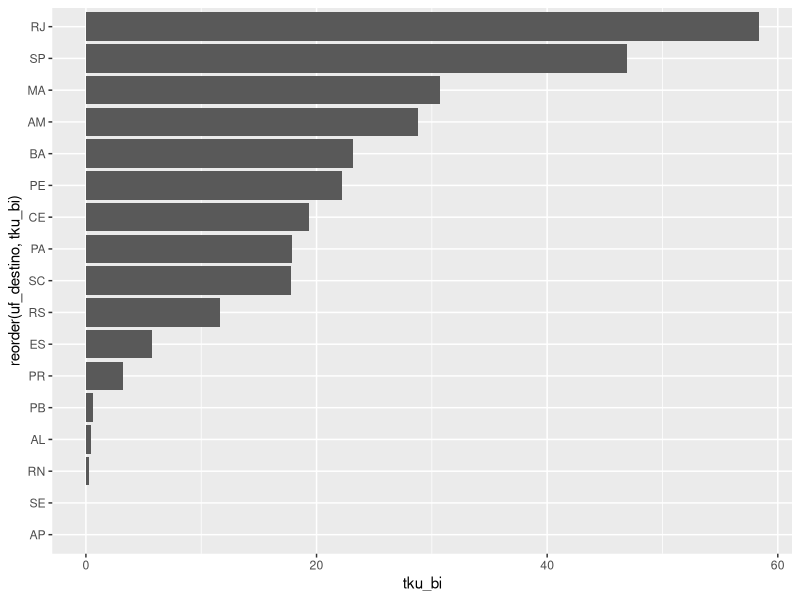
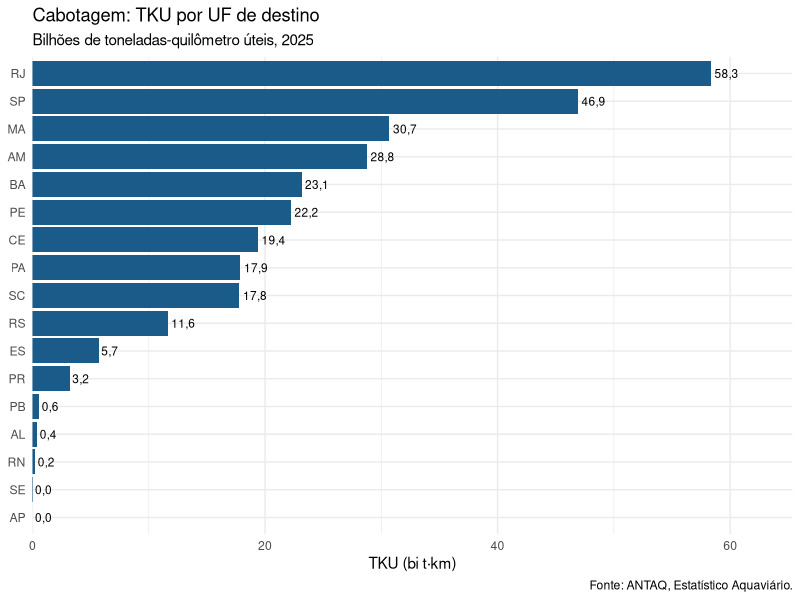
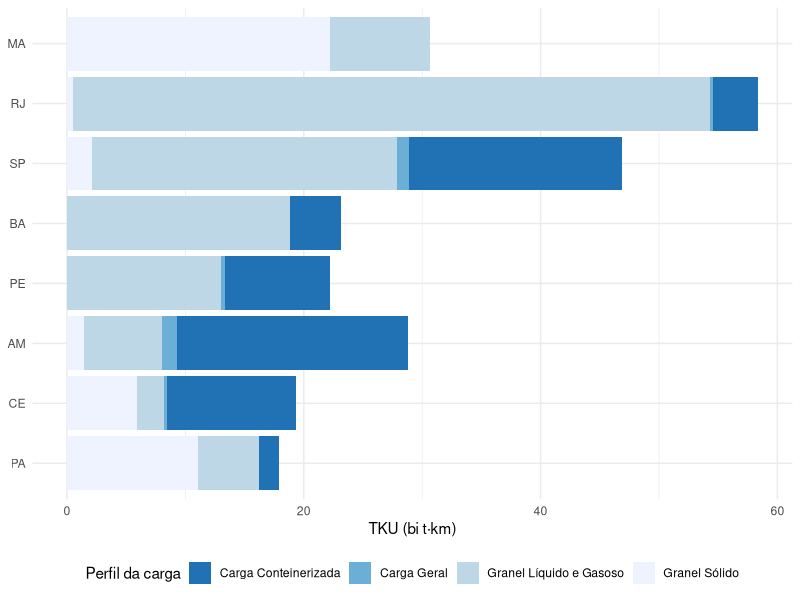
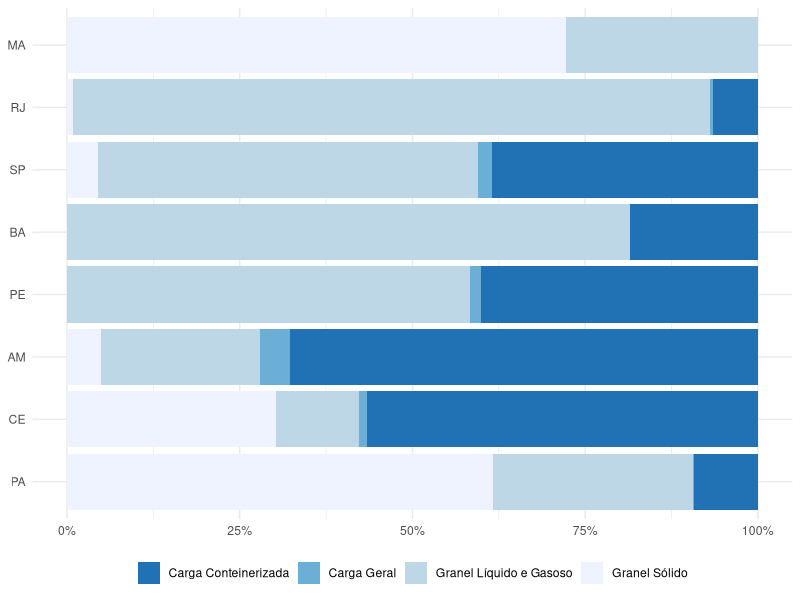
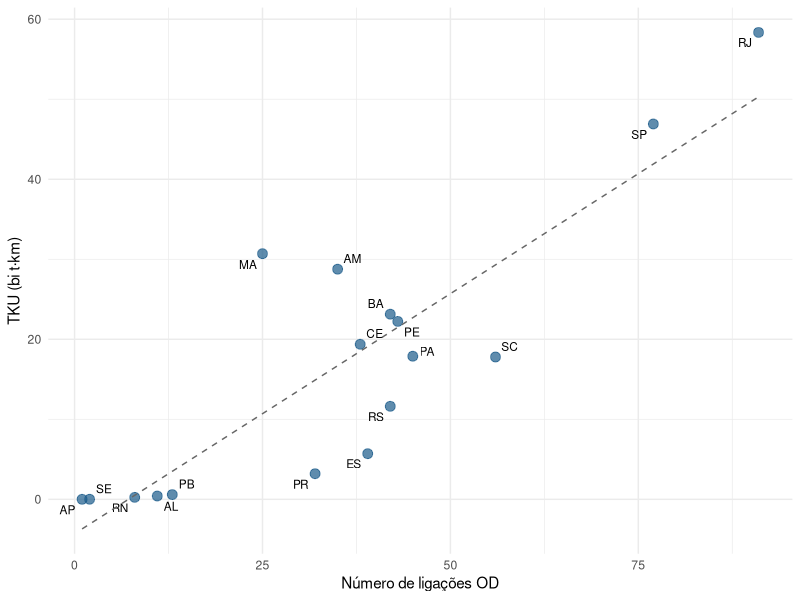
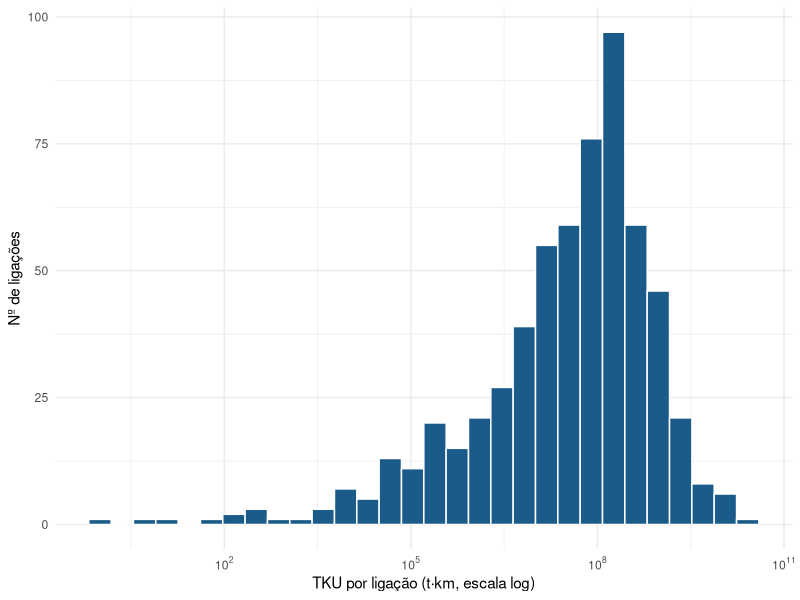
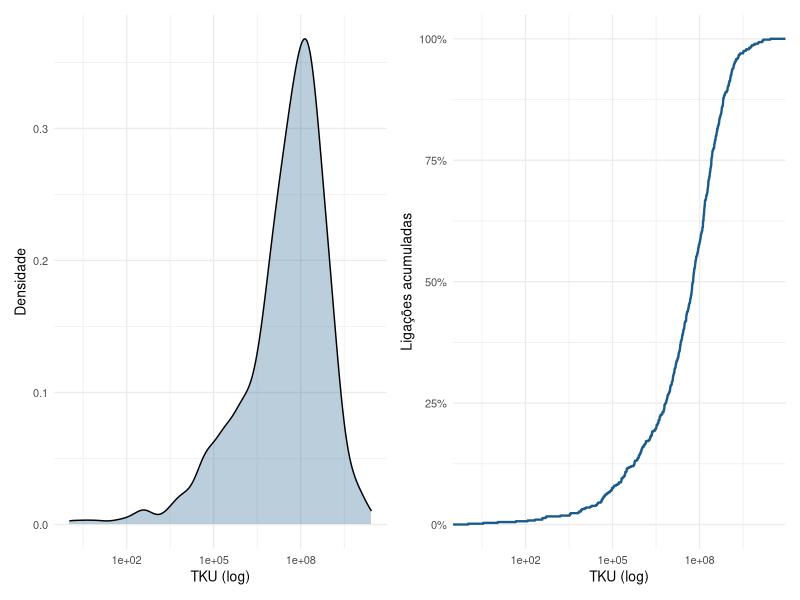
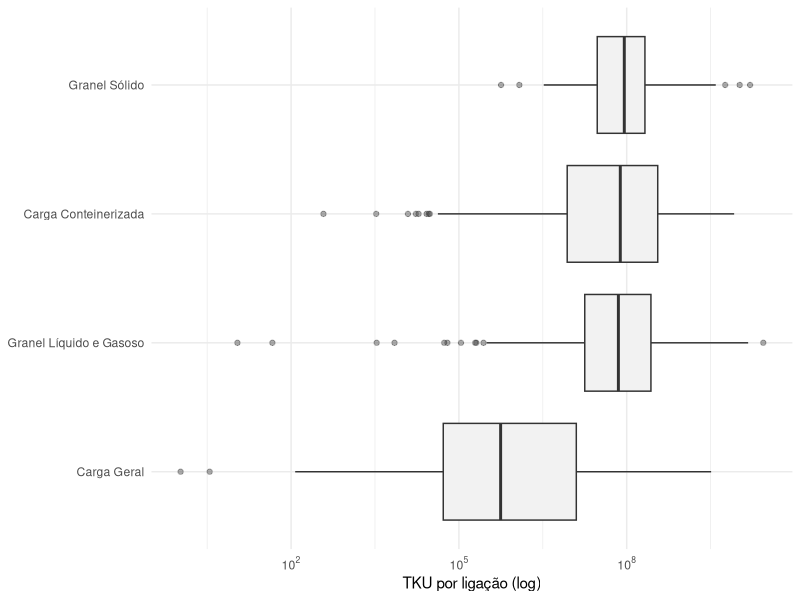

Write R code to recreate these figures, in order.
## ---- chunk 1
library(dplyr)
library(ggplot2)
library(scales)
library(stringr)
library(readxl)

colunas <- c("ano", "perfil", "sh2",
             "pais_origem", "uf_origem", "cidade_origem", "instalacao_origem",
             "pais_destino", "uf_destino", "cidade_destino", "instalacao_destino",
             "tku")

cabotagem <- readxl::read_excel("dados/cabotagem_tku_2025.xlsx", na = c("", "-"))
stopifnot(ncol(cabotagem) == length(colunas))
names(cabotagem) <- colunas

cabotagem <- cabotagem |>
  dplyr::mutate(dplyr::across(dplyr::where(is.character), str_squish)) |>
  dplyr::filter(tku > 0) |>
  dplyr::mutate(uf_origem  = stringr::str_to_upper(uf_origem),
         uf_destino = stringr::str_to_upper(uf_destino),
         tku_bi     = tku / 1e9)
## ---- chunk 2
#| label: fig-primeiro
#| fig-cap: "Estrutura mínima de um gráfico"
por_uf <- cabotagem |>
  dplyr::summarise(tku_bi = sum(tku_bi), .by = uf_destino) |>
  dplyr::arrange(dplyr::desc(tku_bi))

ggplot(por_uf, aes(x = tku_bi, y = reorder(uf_destino, tku_bi))) +
  geom_col()
## ---- chunk 3
#| label: fig-barras
#| fig-cap: "TKU de cabotagem por UF de destino (2025)"
ggplot(por_uf, aes(x = tku_bi, y = reorder(uf_destino, tku_bi))) +
  geom_col(fill = "#1a5b8a") +
  geom_text(aes(label = scales::number(tku_bi, accuracy = 0.1, decimal.mark = ",")),
            hjust = -0.15, size = 3) +
  scale_x_continuous(expand = expansion(mult = c(0, 0.12))) +
  labs(
    title = "Cabotagem: TKU por UF de destino",
    subtitle = "Bilhões de toneladas-quilômetro úteis, 2025",
    x = "TKU (bi t·km)", y = NULL,
    caption = "Fonte: ANTAQ, Estatístico Aquaviário."
  ) +
  theme_minimal(base_size = 11)
## ---- chunk 4
#| label: fig-barras-perfil
#| fig-cap: "Composição do TKU por perfil de carga"
por_perfil <- cabotagem |>
  dplyr::summarise(tku_bi = sum(tku_bi), .by = c(uf_destino, perfil)) |>
  dplyr::filter(uf_destino %in% por_uf$uf_destino[1:8])

ggplot(por_perfil, aes(x = tku_bi, y = reorder(uf_destino, tku_bi), fill = perfil)) +
  geom_col() +                                 # empilhado (padrão)
  scale_fill_brewer(palette = "Blues", direction = -1) +
  labs(x = "TKU (bi t·km)", y = NULL, fill = "Perfil da carga") +
  theme_minimal(base_size = 11) +
  theme(legend.position = "bottom")
## ---- chunk 5
#| label: fig-barras-fill
#| fig-cap: "Participação de cada perfil de carga no TKU de destino"
ggplot(por_perfil, aes(x = tku_bi, y = reorder(uf_destino, tku_bi), fill = perfil)) +
  geom_col(position = "fill") +
  scale_x_continuous(labels = scales::percent_format(accuracy = 1)) +
  scale_fill_brewer(palette = "Blues", direction = -1) +
  labs(x = NULL, y = NULL, fill = NULL) +
  theme_minimal(base_size = 11) +
  theme(legend.position = "bottom")
## ---- chunk 6
#| label: fig-scatter
#| fig-cap: "Relação entre número de ligações e TKU total por UF de destino"
resumo_uf <- cabotagem |>
  dplyr::summarise(ligacoes = dplyr::n(), tku_bi = sum(tku_bi), .by = uf_destino)

ggplot(resumo_uf, aes(x = ligacoes, y = tku_bi)) +
  geom_point(size = 3, alpha = 0.7, colour = "#1a5b8a") +
  ggrepel::geom_text_repel(aes(label = uf_destino), size = 3) +
  geom_smooth(method = "lm", se = FALSE, linewidth = 0.5,
              colour = "grey40", linetype = "dashed") +
  labs(x = "Número de ligações OD", y = "TKU (bi t·km)") +
  theme_minimal(base_size = 11)
## ---- chunk 7
#| label: fig-hist
#| fig-cap: "Distribuição do TKU por ligação OD (escala log)"
ggplot(cabotagem, aes(x = tku)) +
  geom_histogram(bins = 30, fill = "#1a5b8a", colour = "white") +
  scale_x_log10(labels = scales::label_log()) +
  labs(x = "TKU por ligação (t·km, escala log)", y = "Nº de ligações") +
  theme_minimal(base_size = 11)
## ---- chunk 8
#| label: fig-dens-cdf
#| fig-cap: "Densidade (esquerda) e distribuição acumulada (direita)"
g1 <- ggplot(cabotagem, aes(x = tku)) +
  geom_density(fill = "#1a5b8a", alpha = 0.3) +
  scale_x_log10() +
  labs(x = "TKU (log)", y = "Densidade") +
  theme_minimal(base_size = 10)

g2 <- ggplot(cabotagem, aes(x = tku)) +
  stat_ecdf(geom = "step", linewidth = 0.8, colour = "#1a5b8a") +
  scale_x_log10() +
  scale_y_continuous(labels = scales::percent_format()) +
  labs(x = "TKU (log)", y = "Ligações acumuladas") +
  theme_minimal(base_size = 10)

patchwork::wrap_plots(g1, g2)
## ---- chunk 9
#| label: fig-box
#| fig-cap: "TKU por ligação, segundo perfil de carga"
ggplot(cabotagem, aes(x = tku, y = reorder(perfil, tku, FUN = median))) +
  geom_boxplot(outlier.alpha = 0.4, fill = "grey95") +
  scale_x_log10(labels = scales::label_log()) +
  labs(x = "TKU por ligação (log)", y = NULL) +
  theme_minimal(base_size = 11)
## ---- chunk 10
#| label: fig-linha
#| fig-cap: "Exemplo de série temporal com dados fictícios"
serie <- data.frame(
  ano = 2015:2025,
  tku_bi = c(24.1, 23.4, 25.8, 27.2, 28.9, 27.1, 30.4, 32.2, 33.8, 35.1, 36.4)
)

ggplot(serie, aes(x = ano, y = tku_bi)) +
  geom_line(linewidth = 0.9, colour = "#1a5b8a") +
  geom_point(size = 2, colour = "#1a5b8a") +
  scale_x_continuous(breaks = seq(2015, 2025, 2)) +
  labs(x = NULL, y = "TKU (bi t·km)") +
  theme_minimal(base_size = 11)
## ---- chunk 11
scales::number(1234567.891, big.mark = ".", decimal.mark = ",", accuracy = 0.01)
scales::percent(0.1234, accuracy = 0.1, decimal.mark = ",")
scales::label_number(scale = 1e-9, suffix = " bi", decimal.mark = ",")(8332538649)
scales::comma(1234567)
## ---- chunk 12
#| label: fig-escalas
#| fig-cap: "Eixo formatado em padrão brasileiro"
ggplot(por_uf |> dplyr::slice_head(n = 8), aes(x = tku_bi, y = reorder(uf_destino, tku_bi))) +
  geom_col(fill = "#1a5b8a") +
  scale_x_continuous(
    labels = scales::label_number(big.mark = ".", decimal.mark = ",", accuracy = 0.1)
  ) +
  labs(x = "TKU (bi t·km)", y = NULL) +
  theme_minimal(base_size = 11)
## ---- chunk 13
#| label: fig-forcats
#| fig-cap: "Ordem explícita das categorias"
cabotagem |>
  dplyr::summarise(tku_bi = sum(tku_bi), .by = perfil) |>
  dplyr::mutate(perfil = forcats::fct_reorder(perfil, tku_bi)) |>
  ggplot(aes(x = tku_bi, y = perfil)) +
  geom_col(fill = "#1a5b8a") +
  labs(x = "TKU (bi t·km)", y = NULL) +
  theme_minimal(base_size = 11)
## ---- chunk 14
cabotagem |>
  dplyr::mutate(sh2_top = forcats::fct_lump_n(sh2, n = 5, w = tku)) |>
  dplyr::summarise(tku_bi = sum(tku_bi), .by = sh2_top) |>
  dplyr::arrange(dplyr::desc(tku_bi))
## ---- chunk 15
#| label: fig-facet
#| fig-cap: "Um painel por perfil de carga"
cabotagem |>
  dplyr::summarise(tku_bi = sum(tku_bi), .by = c(perfil, uf_destino)) |>
  dplyr::slice_max(tku_bi, n = 5, by = perfil) |>
  ggplot(aes(x = tku_bi, y = reorder(uf_destino, tku_bi))) +
  geom_col(fill = "#1a5b8a") +
  facet_wrap(~perfil, scales = "free") +
  labs(x = "TKU (bi t·km)", y = NULL) +
  theme_minimal(base_size = 10)
## ---- chunk 16
#| label: fig-anotacao
#| fig-cap: "Destaque de um ponto específico"
maior <- cabotagem |> dplyr::slice_max(tku, n = 1)

ggplot(resumo_uf, aes(x = ligacoes, y = tku_bi)) +
  geom_point(colour = "grey60", size = 2.5) +
  geom_point(data = resumo_uf |> dplyr::filter(uf_destino == maior$uf_destino),
             colour = "#e07b39", size = 4) +
  annotate("text", x = 30, y = max(resumo_uf$tku_bi) * 0.95,
           label = stringr::str_glue("Maior ligação: {maior$cidade_origem} > {maior$cidade_destino}"),
           hjust = 0, size = 3.2) +
  geom_hline(yintercept = mean(resumo_uf$tku_bi), linetype = "dashed", colour = "grey50") +
  labs(x = "Ligações OD", y = "TKU (bi t·km)") +
  theme_minimal(base_size = 11)
## ---- chunk 17
tema_mt <- function(base_size = 11) {
  theme_minimal(base_size = base_size) +
    theme(
      plot.title    = element_text(face = "bold", size = rel(1.15)),
      plot.subtitle = element_text(colour = "grey35"),
      plot.caption  = element_text(colour = "grey45", size = rel(0.8)),
      panel.grid.minor = element_blank(),
      legend.position  = "bottom"
    )
}

theme_set(tema_mt())
## ---- chunk 18
#| label: fig-bin2d
#| fig-cap: "Densidade de ligações por faixa de TKU e número de ligações da UF"
cabotagem |>
  dplyr::left_join(resumo_uf |> dplyr::select(uf_destino, ligacoes), by = "uf_destino") |>
  ggplot(aes(x = ligacoes, y = tku)) +
  geom_bin2d(bins = 20) +
  scale_y_log10() +
  scale_fill_viridis_c(option = "magma", direction = -1) +
  labs(x = "Ligações da UF de destino", y = "TKU da ligação (log)", fill = "Nº de\nligações") +
  tema_mt()
## ---- chunk 19
library(classInt)

valores <- resumo_uf$tku_bi

quebras_jenks  <- classInt::classIntervals(valores, n = 5, style = "jenks")
quebras_quant  <- classInt::classIntervals(valores, n = 5, style = "quantile")
quebras_iguais <- classInt::classIntervals(valores, n = 5, style = "equal")

round(quebras_jenks$brks, 2)
round(quebras_quant$brks, 2)
round(quebras_iguais$brks, 2)
## ---- chunk 20
#| label: fig-jenks
#| fig-cap: "As mesmas UFs classificadas por três métodos de quebra"
classificar <- function(x, estilo) {
  q <- classInt::classIntervals(x, n = 5, style = estilo)
  cut(x, breaks = q$brks, include.lowest = TRUE, dig.lab = 2)
}

resumo_uf |>
  dplyr::mutate(
    Jenks      = classificar(tku_bi, "jenks"),
    Quantil    = classificar(tku_bi, "quantile"),
    `Interv. iguais` = classificar(tku_bi, "equal")
  ) |>
  tidyr::pivot_longer(c(Jenks, Quantil, `Interv. iguais`),
                      names_to = "metodo", values_to = "classe") |>
  ggplot(aes(x = 1, y = reorder(uf_destino, tku_bi), fill = as.integer(classe))) +
  geom_tile() +
  facet_wrap(~metodo) +
  scale_fill_viridis_c(option = "viridis", breaks = 1:5) +
  labs(x = NULL, y = NULL, fill = "Classe") +
  theme_minimal(base_size = 9) +
  theme(axis.text.x = element_blank(), panel.grid = element_blank())
